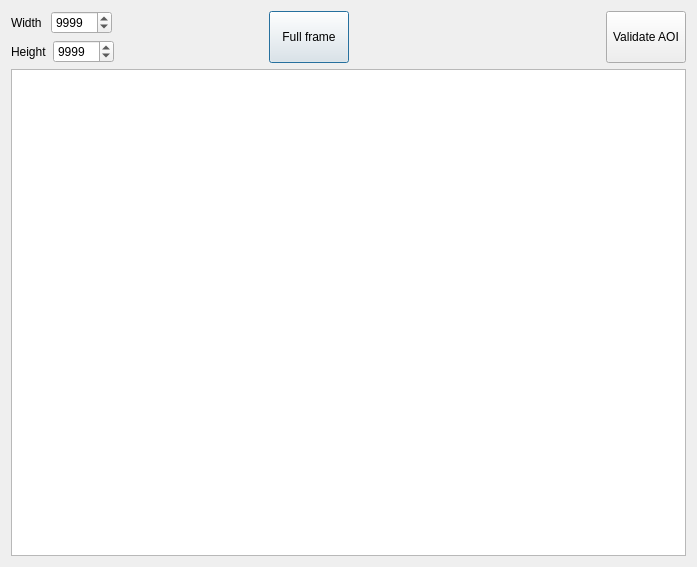
<?xml version="1.0" encoding="UTF-8"?>
<ui version="4.0">
 <class>GAoiSelectorClass</class>
 <widget class="QDialog" name="GAoiSelectorClass">
  <property name="geometry">
   <rect>
    <x>0</x>
    <y>0</y>
    <width>697</width>
    <height>567</height>
   </rect>
  </property>
  <property name="windowTitle">
   <string>GAoiSelector</string>
  </property>
  <layout class="QGridLayout" name="gridLayout_2">
   <item row="5" column="1">
    <widget class="GImageGraphicsView" name="m_pView"/>
   </item>
   <item row="3" column="1">
    <layout class="QHBoxLayout" name="horizontalLayout_3">
     <item>
      <layout class="QVBoxLayout" name="verticalLayout">
       <item>
        <layout class="QHBoxLayout" name="horizontalLayout">
         <item>
          <widget class="QLabel" name="label">
           <property name="text">
            <string>Width </string>
           </property>
          </widget>
         </item>
         <item>
          <widget class="QSpinBox" name="WidthBox">
           <property name="readOnly">
            <bool>false</bool>
           </property>
           <property name="buttonSymbols">
            <enum>QAbstractSpinBox::UpDownArrows</enum>
           </property>
           <property name="correctionMode">
            <enum>QAbstractSpinBox::CorrectToNearestValue</enum>
           </property>
           <property name="minimum">
            <number>10</number>
           </property>
           <property name="maximum">
            <number>10000</number>
           </property>
           <property name="singleStep">
            <number>10</number>
           </property>
           <property name="value">
            <number>9999</number>
           </property>
          </widget>
         </item>
         <item>
          <spacer name="horizontalSpacer">
           <property name="orientation">
            <enum>Qt::Horizontal</enum>
           </property>
           <property name="sizeHint" stdset="0">
            <size>
             <width>40</width>
             <height>20</height>
            </size>
           </property>
          </spacer>
         </item>
        </layout>
       </item>
       <item>
        <layout class="QHBoxLayout" name="horizontalLayout_2">
         <item>
          <widget class="QLabel" name="label_2">
           <property name="text">
            <string>Height</string>
           </property>
          </widget>
         </item>
         <item>
          <widget class="QSpinBox" name="HeightBox">
           <property name="readOnly">
            <bool>false</bool>
           </property>
           <property name="buttonSymbols">
            <enum>QAbstractSpinBox::UpDownArrows</enum>
           </property>
           <property name="correctionMode">
            <enum>QAbstractSpinBox::CorrectToNearestValue</enum>
           </property>
           <property name="minimum">
            <number>10</number>
           </property>
           <property name="maximum">
            <number>10000</number>
           </property>
           <property name="singleStep">
            <number>10</number>
           </property>
           <property name="value">
            <number>9999</number>
           </property>
          </widget>
         </item>
         <item>
          <spacer name="horizontalSpacer_2">
           <property name="orientation">
            <enum>Qt::Horizontal</enum>
           </property>
           <property name="sizeHint" stdset="0">
            <size>
             <width>40</width>
             <height>20</height>
            </size>
           </property>
          </spacer>
         </item>
        </layout>
       </item>
      </layout>
     </item>
     <item>
      <widget class="QPushButton" name="FullFrameButton">
       <property name="sizePolicy">
        <sizepolicy hsizetype="Minimum" vsizetype="Preferred">
         <horstretch>0</horstretch>
         <verstretch>0</verstretch>
        </sizepolicy>
       </property>
       <property name="text">
        <string>Full frame</string>
       </property>
      </widget>
     </item>
     <item>
      <spacer name="horizontalSpacer_3">
       <property name="orientation">
        <enum>Qt::Horizontal</enum>
       </property>
       <property name="sizeHint" stdset="0">
        <size>
         <width>40</width>
         <height>20</height>
        </size>
       </property>
      </spacer>
     </item>
     <item>
      <widget class="QPushButton" name="ValidateButton">
       <property name="sizePolicy">
        <sizepolicy hsizetype="Minimum" vsizetype="Preferred">
         <horstretch>0</horstretch>
         <verstretch>0</verstretch>
        </sizepolicy>
       </property>
       <property name="text">
        <string>Validate AOI</string>
       </property>
      </widget>
     </item>
    </layout>
   </item>
  </layout>
 </widget>
 <layoutdefault spacing="6" margin="11"/>
 <customwidgets>
  <customwidget>
   <class>GImageGraphicsView</class>
   <extends>QGraphicsView</extends>
   <header>GImageGraphicsView.h</header>
  </customwidget>
 </customwidgets>
 <resources/>
 <connections>
  <connection>
   <sender>ValidateButton</sender>
   <signal>clicked()</signal>
   <receiver>GAoiSelectorClass</receiver>
   <slot>close()</slot>
   <hints>
    <hint type="sourcelabel">
     <x>636</x>
     <y>28</y>
    </hint>
    <hint type="destinationlabel">
     <x>565</x>
     <y>25</y>
    </hint>
   </hints>
  </connection>
 </connections>
</ui>
